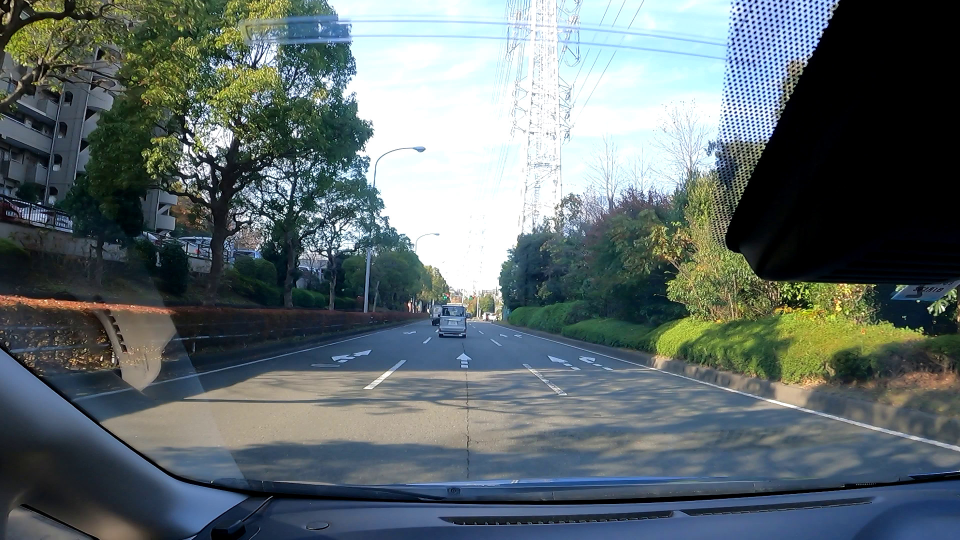
#> input picture ch4/4.4/drivecam.jpg, 1920 x 1080 px (shown at 1/2 size)
$ python perspective.py
#> lines starting #> are read from the running program, lines starting #| are printed output that depends on the picture
import cv2
import numpy as np
from matplotlib import pyplot as plt

img = cv2.imread('drivecam.jpg')
#> img is the input picture: shape (1080, 1920, 3); mean B, G, R 109.3, 107.4, 95.7

src_pts = np.array([(670, 680), (1130, 680), (130, 800), (1600, 800)], dtype=np.float32)
dst_pts = np.array([(0, 0), (500, 0), (0, 500), (500, 500)], dtype=np.float32)

M = cv2.getPerspectiveTransform(src_pts, dst_pts)

dst_img = cv2.warpPerspective(img, M, (500, 500))
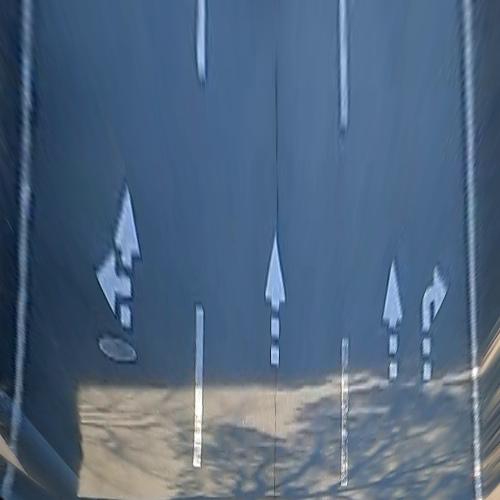
#> dst_img: shape (500, 500, 3); mean B, G, R 127.9, 102.7, 80.7

cv2.drawMarker(img, (670, 680), (0,0,255), cv2.MARKER_TILTED_CROSS, markerSize=50, thickness=10)
cv2.drawMarker(img, (1130, 680), (0,0,255), cv2.MARKER_TILTED_CROSS, markerSize=50, thickness=10)
cv2.drawMarker(img, (130, 800), (0,0,255), cv2.MARKER_TILTED_CROSS, markerSize=50, thickness=10)
cv2.drawMarker(img, (1600, 800), (0,0,255), cv2.MARKER_TILTED_CROSS, markerSize=50, thickness=10)
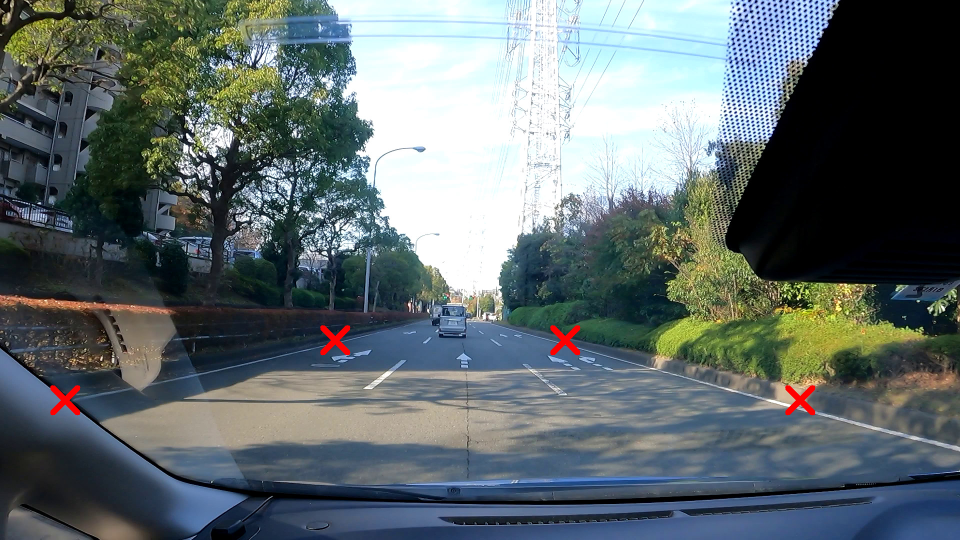
#> img: shape (1080, 1920, 3) (shown at 1/2 size); mean B, G, R 109, 107.1, 96.3

plt.imshow(cv2.cvtColor(img, cv2.COLOR_BGR2RGB))
plt.show()

plt.imshow(cv2.cvtColor(dst_img, cv2.COLOR_BGR2RGB))
plt.show()
